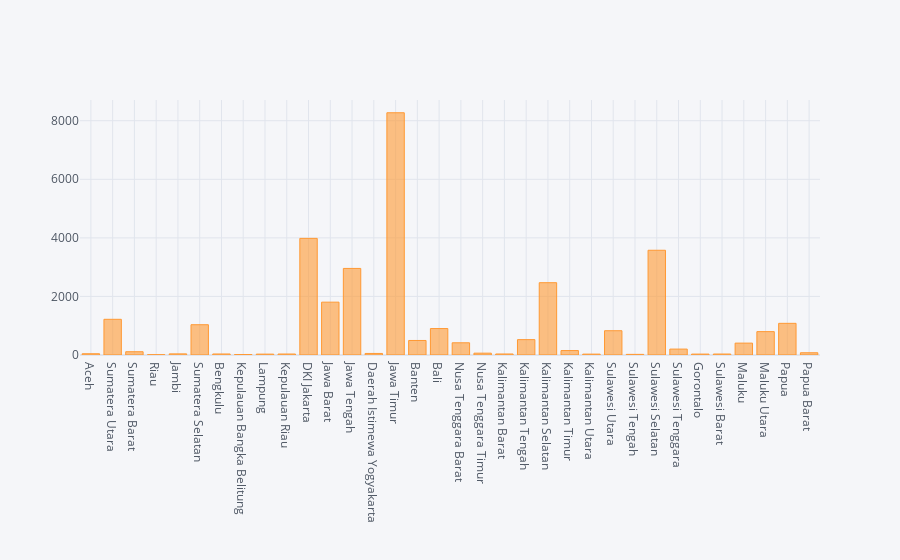

The code cell stored with this chart in its notebook:
### Markdown cell above
Using Plotly Plot

### Code cell
df.iplot(kind = "bar", x = "Provinsi", y = "Kasus Aktiv")

### Figure 1 — Plotly figure (JSON) as saved in the notebook; plotly's stock layout.template omitted (floating-point values rounded to 4 significant figures)
{"data": [{"marker": {"color": "rgba(255, 153, 51, 0.6)", "line": {"color": "rgba(255, 153, 51, 1.0)", "width": 1}}, "name": "Kasus Aktiv", "orientation": "v", "text": "", "type": "bar", "x": ["Aceh", "Sumatera Utara", "Sumatera Barat", "Riau", "Jambi", "Sumatera Selatan", "Bengkulu", "Kepulauan Bangka Belitung", "Lampung", "Kepulauan Riau", "DKI Jakarta", "Jawa Barat", "Jawa Tengah", "Daerah Istimewa Yogyakarta", "Jawa Timur", "Banten", "Bali", "Nusa Tenggara Barat", "Nusa Tenggara Timur", "Kalimantan Barat", "Kalimantan Tengah", "Kalimantan Selatan", "Kalimantan Timur", "Kalimantan Utara", "Sulawesi Utara", "Sulawesi Tengah", "Sulawesi Selatan", "Sulawesi Tenggara", "Gorontalo", "Sulawesi Barat", "Maluku", "Maluku Utara", "Papua", "Papua Barat"], "y": [43, 1219, 112, 11, 39, 1034, 35, 16, 30, 34, 3982, 1804, 2956, 53, 8272, 496, 903, 417, 63, 35, 525, 2469, 152, 30, 829, 22, 3577, 202, 31, 33, 406, 798, 1081, 77]}], "layout": {"legend": {"bgcolor": "#F5F6F9", "font": {"color": "#4D5663"}}, "paper_bgcolor": "#F5F6F9", "plot_bgcolor": "#F5F6F9", "title": {"font": {"color": "#4D5663"}}, "xaxis": {"gridcolor": "#E1E5ED", "showgrid": true, "tickfont": {"color": "#4D5663"}, "title": {"font": {"color": "#4D5663"}, "text": ""}, "zerolinecolor": "#E1E5ED"}, "yaxis": {"gridcolor": "#E1E5ED", "showgrid": true, "tickfont": {"color": "#4D5663"}, "title": {"font": {"color": "#4D5663"}, "text": ""}, "zerolinecolor": "#E1E5ED"}}}
